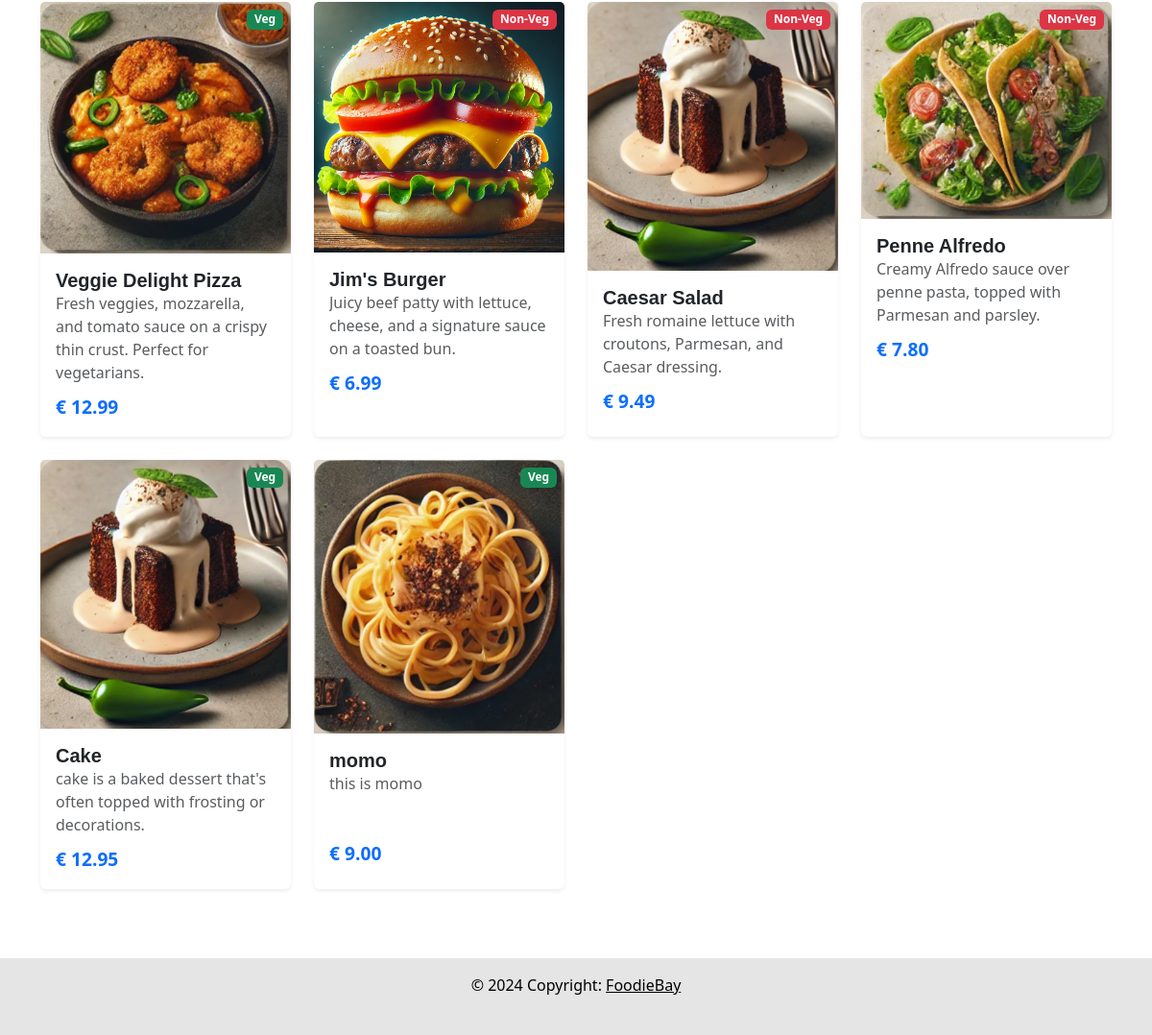
The app's page / (lower part), older data.
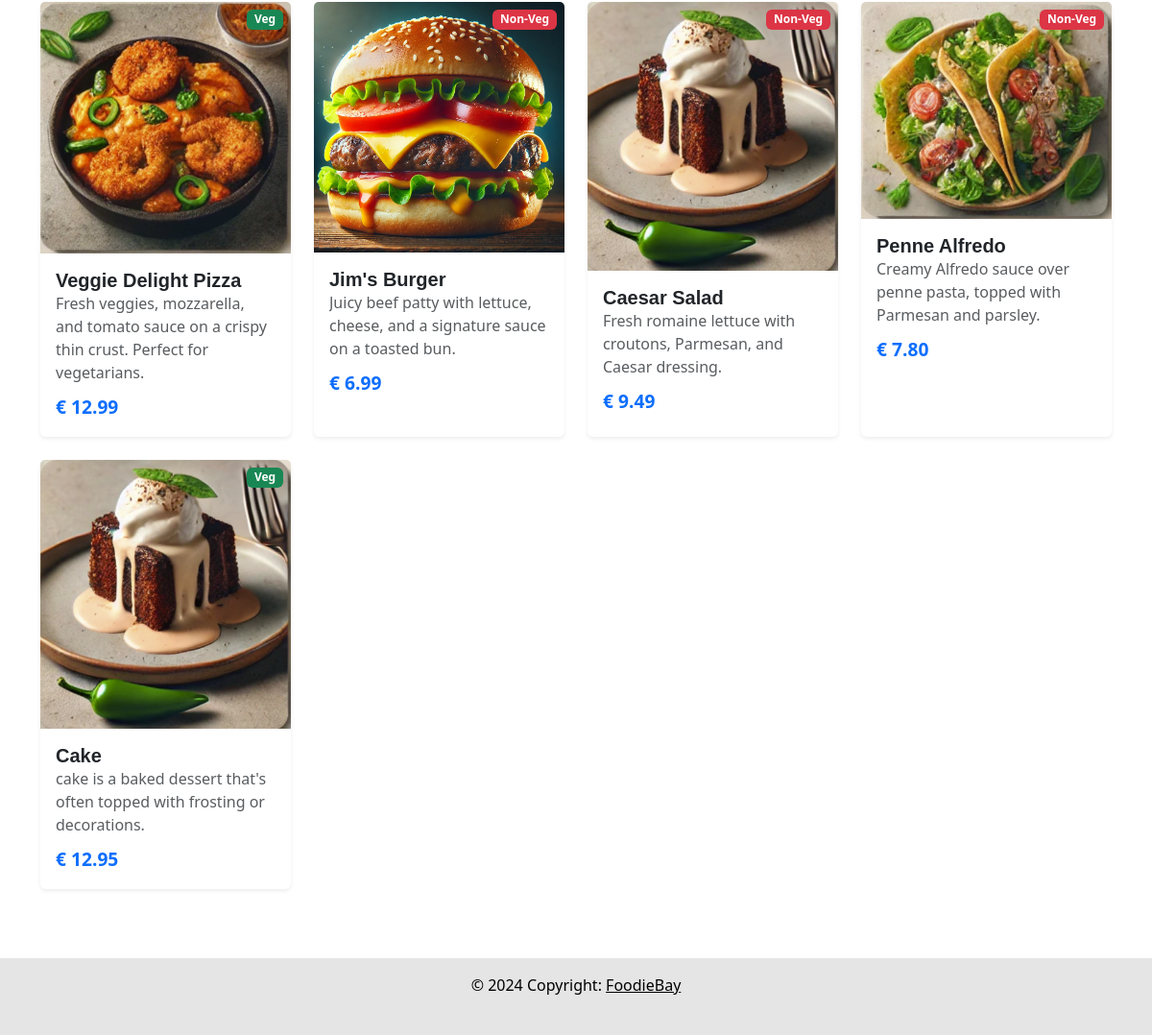
The same page, newer data.
### FoodieBay/models.py (models this page shows, shortened)
class fooditem(models.Model):
    item_name = models.CharField(max_length=30)
    description = models.CharField(max_length=100)
    price = models.DecimalField(max_digits=4, default=0, decimal_places=2)
    image = models.ImageField(upload_to='uploads/product/',  default='')
    non_veg = models.BooleanField(default=False)

### FoodieBay/views.py (the view)
# urls.py: 2. Add a URL to urlpatterns:  path('', views.home, name='home')
def home(request):
    fooditems = fooditem.objects.all()
    return render(request, 'index.html', {'fooditems': fooditems})

### cart/cart.py (called while the page is built)
    def __len__(self):
        return len(self.cart)

### cart/context_processor.py (called while the page is built)
def cart(request):
    return {'cart': Cart(request)}

### FoodieBay/templates/index.html (shortened to what this page needs)
<!doctype html>
{% load static %}
<html lang="en">
   <head>
      <link rel="stylesheet" href="https://cdn.jsdelivr.net/npm/bootstrap-icons@1.11.3/font/bootstrap-icons.min.css">
      <link rel="stylesheet" href={% static 'style/card.css'%}>
      <link href="https://cdn.jsdelivr.net/npm/bootstrap@5.3.3/dist/css/bootstrap.min.css" rel="stylesheet">
   </head>
   <body>
      {% include 'navbar.html' %}
<div class="container my-5">
   <div class="row">
      {% for fooditem in fooditems %}
         <div class="col-md-3 col-sm-6 mb-4">
            <a href="{% url 'product' fooditem.id %}" style="text-decoration: none">
            <div class="card h-100 shadow-sm border-0 rounded position-relative">
               <div class="badge-container position-relative">
                  <img src="{{ fooditem.image.url }}" class="card-img-top" alt="{{ fooditem.item_name }}">
                  {% if fooditem.non_veg %}
                     <span class="badge bg-danger position-absolute top-0 end-0 m-2">Non-Veg</span>
                  {% else %}
                     <span class="badge bg-success position-absolute top-0 end-0 m-2">Veg</span>
                  {% endif %}
               </div>
               <div class="card-body d-flex flex-column">
                  <div class="d-flex align-items-center">
                     <h5 class="card-title font-weight-bold mb-0">{{ fooditem.item_name }}</h5>
                  </div>
                  <div class="description-container">
                     <p class="card-text text-muted description">{{ fooditem.description }}</p>
                     <p class="card-text text-primary font-weight-bold price">€ {{ fooditem.price }}</p>
                  </div>
               </div>
            </div>
            </a>
         </div>
      {% endfor %}
   </div>
</div>
   </body>
  <footer class="text-center text-lg-start">
    <div class="text-center text-black p-3" style="background-color: rgba(0, 0, 0, 0.1);">
      © 2024 Copyright:
      <a class="text-black" href="/">FoodieBay</a>
      <br><br />
    </div>
  </footer>
</html>

### FoodieBay/templates/navbar.html (shortened to what this page needs)
      {% load static %}
            <link rel="stylesheet" href="https://cdn.jsdelivr.net/npm/bootstrap-icons@1.11.3/font/bootstrap-icons.min.css">

### static/style/card.css (style rules this page uses)
.card { transition: transform 0.2s ease, box-shadow 0.2s ease; }
.card-title { font-family: 'Poppins', sans-serif; font-weight: 600; }
.description-container { min-height: 100px; display: flex; flex-direction: column; justify-content: space-between; }
.description { margin-bottom: 10px; overflow: hidden; text-overflow: ellipsis; }
.price { font-size: 1.2rem; font-weight: bold; color: #007bff; margin: 0; }

Row changes from the older to the newer data that the page shows:
removed fooditem: image (picture), non_veg "Veg", item_name "momo", description "this is momo", price "9.00"
